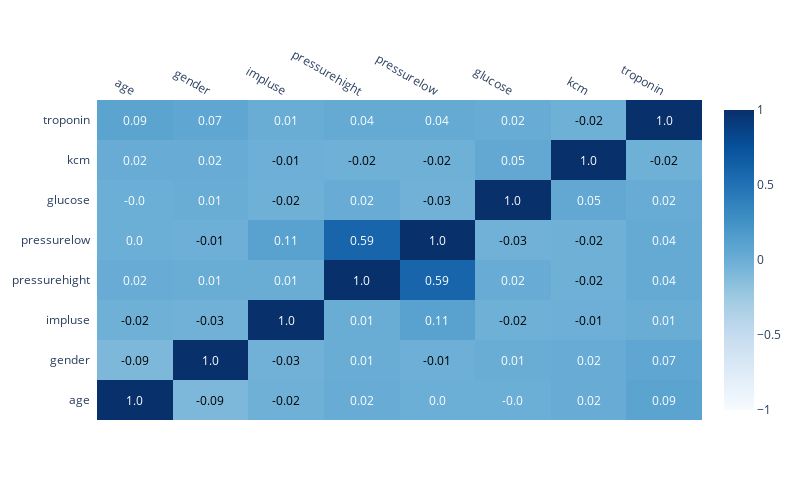

Source (notebook cell):
### Markdown cell above
### Correleation matrix

### Code cell
!pip install plotly
import plotly.figure_factory as ff
# fraction value upto 2 decimal 
corr_matrix= correlation_matrix.round(2)  

fig = ff.create_annotated_heatmap(
    x=list(corr_matrix.columns),
    y=list(corr_matrix.index),
    z=corr_matrix.values,
    zmax=1.0,  # maximum value for color scale
    zmin=-1.0,  # minimum value for color scale
    colorscale='Blues') 

# Add color bar
colorbar = dict(
    title='Correlation',  # Color bar title
    tickvals=[-1, -0.5, 0, 0.5, 1],  # Specify tick positions
    ticktext=['-1', '-0.5', '0', '0.5', '1'],  # Specify tick labels
)

fig['data'][0]['showscale'] = True
fig['layout']['coloraxis']['colorbar'] = colorbar
fig.update_layout(
    height=500,
    width=800,
)

fig.show()

### Figure 1 — Plotly figure (JSON) as saved in the notebook; plotly's stock layout.template omitted (floating-point values rounded to 4 significant figures)
{"data": [{"colorscale": [[0, "rgb(247,251,255)"], [0.125, "rgb(222,235,247)"], [0.25, "rgb(198,219,239)"], [0.375, "rgb(158,202,225)"], [0.5, "rgb(107,174,214)"], [0.625, "rgb(66,146,198)"], [0.75, "rgb(33,113,181)"], [0.875, "rgb(8,81,156)"], [1, "rgb(8,48,107)"]], "reversescale": false, "showscale": true, "type": "heatmap", "x": ["age", "gender", "impluse", "pressurehight", "pressurelow", "glucose", "kcm", "troponin"], "y": ["age", "gender", "impluse", "pressurehight", "pressurelow", "glucose", "kcm", "troponin"], "z": [[1, -0.09, -0.02, 0.02, 0, 0, 0.02, 0.09], [-0.09, 1, -0.03, 0.01, -0.01, 0.01, 0.02, 0.07], [-0.02, -0.03, 1, 0.01, 0.11, -0.02, -0.01, 0.01], [0.02, 0.01, 0.01, 1, 0.59, 0.02, -0.02, 0.04], [0, -0.01, 0.11, 0.59, 1, -0.03, -0.02, 0.04], [0, 0.01, -0.02, 0.02, -0.03, 1, 0.05, 0.02], [0.02, 0.02, -0.01, -0.02, -0.02, 0.05, 1, -0.02], [0.09, 0.07, 0.01, 0.04, 0.04, 0.02, -0.02, 1]], "zmax": 1, "zmin": -1}], "layout": {"annotations": [{"font": {"color": "#FFFFFF"}, "showarrow": false, "text": "1.0", "x": "age", "xref": "x", "y": "age", "yref": "y"}, {"font": {"color": "#000000"}, "showarrow": false, "text": "-0.09", "x": "gender", "xref": "x", "y": "age", "yref": "y"}, {"font": {"color": "#000000"}, "showarrow": false, "text": "-0.02", "x": "impluse", "xref": "x", "y": "age", "yref": "y"}, {"font": {"color": "#FFFFFF"}, "showarrow": false, "text": "0.02", "x": "pressurehight", "xref": "x", "y": "age", "yref": "y"}, {"font": {"color": "#FFFFFF"}, "showarrow": false, "text": "0.0", "x": "pressurelow", "xref": "x", "y": "age", "yref": "y"}, {"font": {"color": "#FFFFFF"}, "showarrow": false, "text": "-0.0", "x": "glucose", "xref": "x", "y": "age", "yref": "y"}, {"font": {"color": "#FFFFFF"}, "showarrow": false, "text": "0.02", "x": "kcm", "xref": "x", "y": "age", "yref": "y"}, {"font": {"color": "#FFFFFF"}, "showarrow": false, "text": "0.09", "x": "troponin", "xref": "x", "y": "age", "yref": "y"}, {"font": {"color": "#000000"}, "showarrow": false, "text": "-0.09", "x": "age", "xref": "x", "y": "gender", "yref": "y"}, {"font": {"color": "#FFFFFF"}, "showarrow": false, "text": "1.0", "x": "gender", "xref": "x", "y": "gender", "yref": "y"}, {"font": {"color": "#000000"}, "showarrow": false, "text": "-0.03", "x": "impluse", "xref": "x", "y": "gender", "yref": "y"}, {"font": {"color": "#FFFFFF"}, "showarrow": false, "text": "0.01", "x": "pressurehight", "xref": "x", "y": "gender", "yref": "y"}, {"font": {"color": "#000000"}, "showarrow": false, "text": "-0.01", "x": "pressurelow", "xref": "x", "y": "gender", "yref": "y"}, {"font": {"color": "#FFFFFF"}, "showarrow": false, "text": "0.01", "x": "glucose", "xref": "x", "y": "gender", "yref": "y"}, {"font": {"color": "#FFFFFF"}, "showarrow": false, "text": "0.02", "x": "kcm", "xref": "x", "y": "gender", "yref": "y"}, {"font": {"color": "#FFFFFF"}, "showarrow": false, "text": "0.07", "x": "troponin", "xref": "x", "y": "gender", "yref": "y"}, {"font": {"color": "#000000"}, "showarrow": false, "text": "-0.02", "x": "age", "xref": "x", "y": "impluse", "yref": "y"}, {"font": {"color": "#000000"}, "showarrow": false, "text": "-0.03", "x": "gender", "xref": "x", "y": "impluse", "yref": "y"}, {"font": {"color": "#FFFFFF"}, "showarrow": false, "text": "1.0", "x": "impluse", "xref": "x", "y": "impluse", "yref": "y"}, {"font": {"color": "#FFFFFF"}, "showarrow": false, "text": "0.01", "x": "pressurehight", "xref": "x", "y": "impluse", "yref": "y"}, {"font": {"color": "#FFFFFF"}, "showarrow": false, "text": "0.11", "x": "pressurelow", "xref": "x", "y": "impluse", "yref": "y"}, {"font": {"color": "#000000"}, "showarrow": false, "text": "-0.02", "x": "glucose", "xref": "x", "y": "impluse", "yref": "y"}, {"font": {"color": "#000000"}, "showarrow": false, "text": "-0.01", "x": "kcm", "xref": "x", "y": "impluse", "yref": "y"}, {"font": {"color": "#FFFFFF"}, "showarrow": false, "text": "0.01", "x": "troponin", "xref": "x", "y": "impluse", "yref": "y"}, {"font": {"color": "#FFFFFF"}, "showarrow": false, "text": "0.02", "x": "age", "xref": "x", "y": "pressurehight", "yref": "y"}, {"font": {"color": "#FFFFFF"}, "showarrow": false, "text": "0.01", "x": "gender", "xref": "x", "y": "pressurehight", "yref": "y"}, {"font": {"color": "#FFFFFF"}, "showarrow": false, "text": "0.01", "x": "impluse", "xref": "x", "y": "pressurehight", "yref": "y"}, {"font": {"color": "#FFFFFF"}, "showarrow": false, "text": "1.0", "x": "pressurehight", "xref": "x", "y": "pressurehight", "yref": "y"}, {"font": {"color": "#FFFFFF"}, "showarrow": false, "text": "0.59", "x": "pressurelow", "xref": "x", "y": "pressurehight", "yref": "y"}, {"font": {"color": "#FFFFFF"}, "showarrow": false, "text": "0.02", "x": "glucose", "xref": "x", "y": "pressurehight", "yref": "y"}, {"font": {"color": "#000000"}, "showarrow": false, "text": "-0.02", "x": "kcm", "xref": "x", "y": "pressurehight", "yref": "y"}, {"font": {"color": "#FFFFFF"}, "showarrow": false, "text": "0.04", "x": "troponin", "xref": "x", "y": "pressurehight", "yref": "y"}, {"font": {"color": "#FFFFFF"}, "showarrow": false, "text": "0.0", "x": "age", "xref": "x", "y": "pressurelow", "yref": "y"}, {"font": {"color": "#000000"}, "showarrow": false, "text": "-0.01", "x": "gender", "xref": "x", "y": "pressurelow", "yref": "y"}, {"font": {"color": "#FFFFFF"}, "showarrow": false, "text": "0.11", "x": "impluse", "xref": "x", "y": "pressurelow", "yref": "y"}, {"font": {"color": "#FFFFFF"}, "showarrow": false, "text": "0.59", "x": "pressurehight", "xref": "x", "y": "pressurelow", "yref": "y"}, {"font": {"color": "#FFFFFF"}, "showarrow": false, "text": "1.0", "x": "pressurelow", "xref": "x", "y": "pressurelow", "yref": "y"}, {"font": {"color": "#000000"}, "showarrow": false, "text": "-0.03", "x": "glucose", "xref": "x", "y": "pressurelow", "yref": "y"}, {"font": {"color": "#000000"}, "showarrow": false, "text": "-0.02", "x": "kcm", "xref": "x", "y": "pressurelow", "yref": "y"}, {"font": {"color": "#FFFFFF"}, "showarrow": false, "text": "0.04", "x": "troponin", "xref": "x", "y": "pressurelow", "yref": "y"}, {"font": {"color": "#FFFFFF"}, "showarrow": false, "text": "-0.0", "x": "age", "xref": "x", "y": "glucose", "yref": "y"}, {"font": {"color": "#FFFFFF"}, "showarrow": false, "text": "0.01", "x": "gender", "xref": "x", "y": "glucose", "yref": "y"}, {"font": {"color": "#000000"}, "showarrow": false, "text": "-0.02", "x": "impluse", "xref": "x", "y": "glucose", "yref": "y"}, {"font": {"color": "#FFFFFF"}, "showarrow": false, "text": "0.02", "x": "pressurehight", "xref": "x", "y": "glucose", "yref": "y"}, {"font": {"color": "#000000"}, "showarrow": false, "text": "-0.03", "x": "pressurelow", "xref": "x", "y": "glucose", "yref": "y"}, {"font": {"color": "#FFFFFF"}, "showarrow": false, "text": "1.0", "x": "glucose", "xref": "x", "y": "glucose", "yref": "y"}, {"font": {"color": "#FFFFFF"}, "showarrow": false, "text": "0.05", "x": "kcm", "xref": "x", "y": "glucose", "yref": "y"}, {"font": {"color": "#FFFFFF"}, "showarrow": false, "text": "0.02", "x": "troponin", "xref": "x", "y": "glucose", "yref": "y"}, {"font": {"color": "#FFFFFF"}, "showarrow": false, "text": "0.02", "x": "age", "xref": "x", "y": "kcm", "yref": "y"}, {"font": {"color": "#FFFFFF"}, "showarrow": false, "text": "0.02", "x": "gender", "xref": "x", "y": "kcm", "yref": "y"}, {"font": {"color": "#000000"}, "showarrow": false, "text": "-0.01", "x": "impluse", "xref": "x", "y": "kcm", "yref": "y"}, {"font": {"color": "#000000"}, "showarrow": false, "text": "-0.02", "x": "pressurehight", "xref": "x", "y": "kcm", "yref": "y"}, {"font": {"color": "#000000"}, "showarrow": false, "text": "-0.02", "x": "pressurelow", "xref": "x", "y": "kcm", "yref": "y"}, {"font": {"color": "#FFFFFF"}, "showarrow": false, "text": "0.05", "x": "glucose", "xref": "x", "y": "kcm", "yref": "y"}, {"font": {"color": "#FFFFFF"}, "showarrow": false, "text": "1.0", "x": "kcm", "xref": "x", "y": "kcm", "yref": "y"}, {"font": {"color": "#000000"}, "showarrow": false, "text": "-0.02", "x": "troponin", "xref": "x", "y": "kcm", "yref": "y"}, {"font": {"color": "#FFFFFF"}, "showarrow": false, "text": "0.09", "x": "age", "xref": "x", "y": "troponin", "yref": "y"}, {"font": {"color": "#FFFFFF"}, "showarrow": false, "text": "0.07", "x": "gender", "xref": "x", "y": "troponin", "yref": "y"}, {"font": {"color": "#FFFFFF"}, "showarrow": false, "text": "0.01", "x": "impluse", "xref": "x", "y": "troponin", "yref": "y"}, {"font": {"color": "#FFFFFF"}, "showarrow": false, "text": "0.04", "x": "pressurehight", "xref": "x", "y": "troponin", "yref": "y"}, {"font": {"color": "#FFFFFF"}, "showarrow": false, "text": "0.04", "x": "pressurelow", "xref": "x", "y": "troponin", "yref": "y"}, {"font": {"color": "#FFFFFF"}, "showarrow": false, "text": "0.02", "x": "glucose", "xref": "x", "y": "troponin", "yref": "y"}, {"font": {"color": "#000000"}, "showarrow": false, "text": "-0.02", "x": "kcm", "xref": "x", "y": "troponin", "yref": "y"}, {"font": {"color": "#FFFFFF"}, "showarrow": false, "text": "1.0", "x": "troponin", "xref": "x", "y": "troponin", "yref": "y"}], "coloraxis": {"colorbar": {"ticktext": ["-1", "-0.5", "0", "0.5", "1"], "tickvals": [-1, -0.5, 0, 0.5, 1], "title": {"text": "Correlation"}}}, "height": 500, "width": 800, "xaxis": {"dtick": 1, "gridcolor": "rgb(0, 0, 0)", "side": "top", "ticks": ""}, "yaxis": {"dtick": 1, "ticks": "", "ticksuffix": "  "}}}
